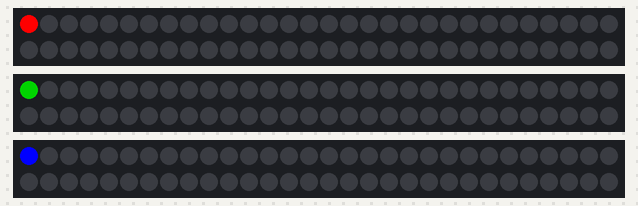
The sketch below on a simulated Arduino Uno, built with avr-gcc and run on an emulated ATmega328P. Shown: 3 × 60 RGB LEDs in strip order, left to right, continuing on the next row. Dim RGB values are drawn brighter than linear.

Above: at 0.06 s.
At 1.35 s:
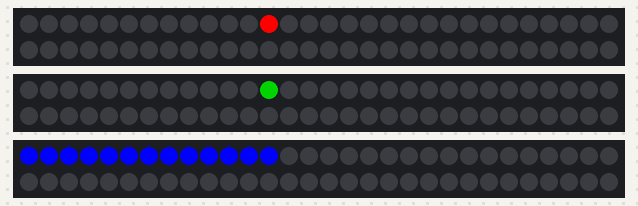
At 2.63 s:
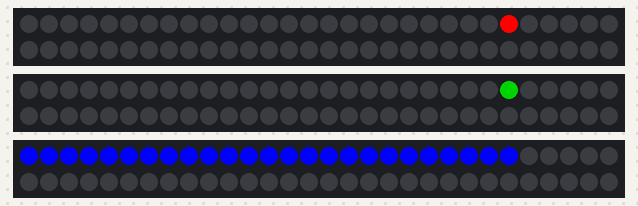
At 3.92 s:
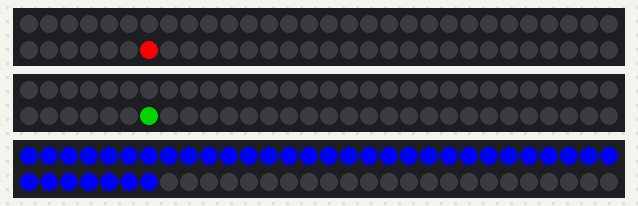
At 5.32 s:
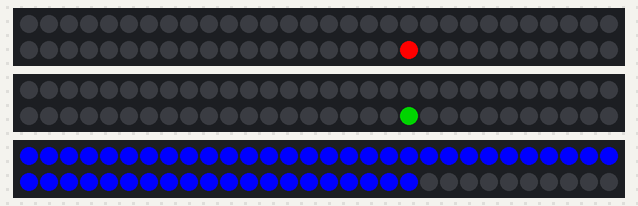
At 38.69 s:
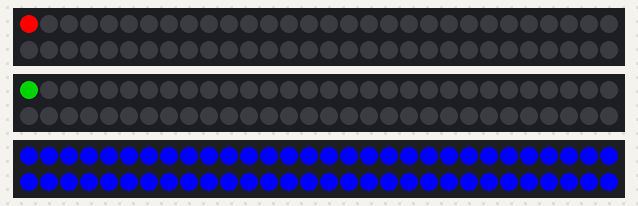

The sketch:

MultiArrays.ino
```cpp
// MultiArrays - see https://github.com/FastLED/FastLED/wiki/Multiple-Controller-Examples for more info on
// using multiple controllers.  In this example, we're going to set up three NEOPIXEL strips on three
// different pins, each strip getting its own CRGB array to be played with

#include <FastLED.h>

#define NUM_LEDS_PER_STRIP 60
CRGB redLeds[NUM_LEDS_PER_STRIP];
CRGB greenLeds[NUM_LEDS_PER_STRIP];
CRGB blueLeds[NUM_LEDS_PER_STRIP];

// For mirroring strips, all the "special" stuff happens just in setup.  We
// just addLeds multiple times, once for each strip
void setup() {
  // tell FastLED there's 60 NEOPIXEL leds on pin 10
  FastLED.addLeds<NEOPIXEL, 10>(redLeds, NUM_LEDS_PER_STRIP);

  // tell FastLED there's 60 NEOPIXEL leds on pin 11
  FastLED.addLeds<NEOPIXEL, 11>(greenLeds, NUM_LEDS_PER_STRIP);

  // tell FastLED there's 60 NEOPIXEL leds on pin 12
  FastLED.addLeds<NEOPIXEL, 12>(blueLeds, NUM_LEDS_PER_STRIP);

}

void loop() {
  for(int i = 0; i < NUM_LEDS_PER_STRIP; i++) {
    // set our current dot to red, green, and blue
    redLeds[i] = CRGB::Red;
    greenLeds[i] = CRGB::Green;
    blueLeds[i] = CRGB::Blue;
    FastLED.show();
    // clear our current dot before we move on
    redLeds[i] = CRGB::Black;
    greenLeds[i] = CRGB::Black;
    blueLeds[i] = CRGB::Blue;
    delay(100);
  }

  for(int i = NUM_LEDS_PER_STRIP-1; i >= 0; i--) {
    // set our current dot to red, green, and blue
    redLeds[i] = CRGB::Red;
    greenLeds[i] = CRGB::Green;
    blueLeds[i] = CRGB::Blue;
    FastLED.show();
    // clear our current dot before we move on
    redLeds[i] = CRGB::Black;
    greenLeds[i] = CRGB::Black;
    blueLeds[i] = CRGB::Blue;
    delay(100);
  }
}
```
